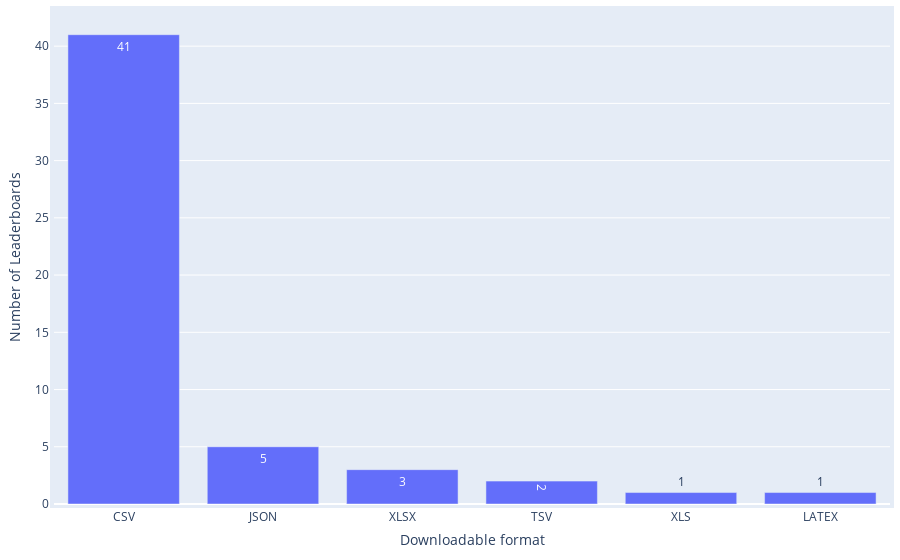

The code cell stored with this chart in its notebook:
### Code cell
df = pd.read_csv(path_paper / 'leaderboard_processed.csv')
df['Downloadable format'] = df['Downloadable format'].apply(ast.literal_eval)
print(f"{round(len(df[df['Downloadable format'].map(len) > 0])/len(df)*100,2)}% ({len(df[df['Downloadable format'].map(len) > 0])} out of {len(df)}) leaderboard systems provide downloadable format of the leaderboards.")

df = df[df['Downloadable format'].map(len) > 0]
df_split = df.explode('Downloadable format')['Downloadable format'].value_counts().reset_index(name='Frequency')
print(f"{df_split['Downloadable format'].iloc[0]} is the most popular storage format of leaderboards, accounting for {round(df_split['Frequency'].iloc[0]/len(df)*100,2)}% ({df_split['Frequency'].iloc[0]} out of {len(df)}) downloadable leaderboard systems.")
df_split['Weight'] = 1

statistics = {
    'Distribution': 'Leaderboard Systems across Downloadable Formats',
    'Mean': np.mean(df_split['Frequency']),
    'Median': np.median(df_split['Frequency']),
    'IQR': df_split['Frequency'].quantile(0.75) - df_split['Frequency'].quantile(0.25),
    'Gini Coefficient': ineqpy.inequality.gini(data=df_split, income='Frequency', weights='Weight'),
}
df_statistics = pd.read_csv(path_paper / 'leaderboard_statistics.csv')
df_statistics = pd.concat([df_statistics, pd.DataFrame([statistics])], ignore_index=True)
df_statistics.drop_duplicates(subset=['Distribution'], keep='last', inplace=True)
df_statistics.sort_values(by='Distribution', inplace=True)
df_statistics.to_csv(path_paper / 'leaderboard_statistics.csv', index=False)

fig = px.bar(
    x=df_split['Downloadable format'],
    y=df_split['Frequency'],
    text_auto=True,
    labels={'x': 'Downloadable format', 'y': 'Number of Leaderboards'},
)
# Update the layout for a tighter look
fig.update_layout(
    autosize=True,
    margin=dict(
        l=10,  # Left margin
        r=10,  # Right margin
        b=10,  # Bottom margin
        t=10,  # Top margin
        pad=4  # Padding between the plot and the margin
    )
)
fig.show()

### Figure 1 — Plotly figure (JSON) as saved in the notebook; plotly's stock layout.template omitted (floating-point values rounded to 4 significant figures)
{"data": [{"alignmentgroup": "True", "hovertemplate": "Downloadable format=%{x}<br>Number of Leaderboards=%{y}<extra></extra>", "legendgroup": "", "marker": {"color": "#636efa", "pattern": {"shape": ""}}, "name": "", "offsetgroup": "", "orientation": "v", "showlegend": false, "textposition": "auto", "texttemplate": "%{y}", "type": "bar", "x": ["CSV", "JSON", "XLSX", "TSV", "XLS", "LATEX"], "xaxis": "x", "y": [41, 5, 3, 2, 1, 1], "yaxis": "y"}], "layout": {"autosize": true, "barmode": "relative", "legend": {"tracegroupgap": 0}, "margin": {"b": 10, "l": 10, "pad": 4, "r": 10, "t": 10}, "xaxis": {"anchor": "y", "domain": [0, 1], "title": {"text": "Downloadable format"}}, "yaxis": {"anchor": "x", "domain": [0, 1], "title": {"text": "Number of Leaderboards"}}}}
